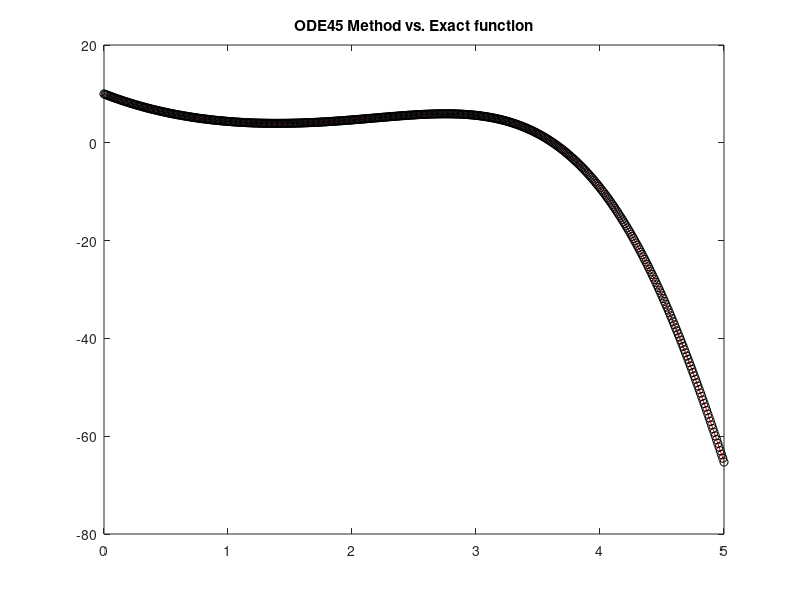
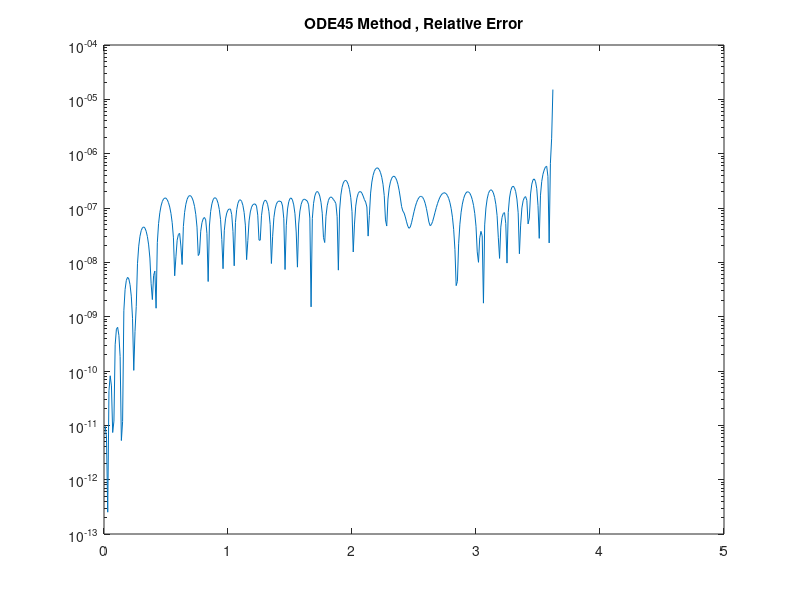

These figures' MATLAB source, in order:
            % Solving ODEs
            % Using ODE45 Solver
% clc
clear all
close all
format long

            % Defining the Problem and Exact Function
f = @(t,y) -y + exp(t) * sin(t);
yex = @(t) (51/5) * exp(-t) - 0.2 * exp(t) .* (cos(t) - 2*sin(t));

y0 = 10;
T = 5;


options_ode45 = odeset('RelTol', 10e-7, 'MaxStep',0.01);
[tn, un] = ode45 (f, [0: 0.01: 5], 10, options_ode45);

tmesh = [0: 0.01: T]';
            % Plotting ODE45 Method approximation vs the Exact answer
figure(5)
tmesh = [0: 0.01: T]';
plot(tmesh,yex(tmesh),'r',tn,un,'ko')
title("ODE45 Method vs. Exact function")

            % Absolute and Relatve Errors on the Interval

abs_err_ODE45 = abs( yex(tn) - un );
rel_err_ODE45 = abs_err_ODE45 ./ yex(tn);

figure(6)
semilogy(tn,rel_err_ODE45)
title("ODE45 Method , Relative Error")

            % Absolute and Relative Errors at Final Time

abs_error_endpoint_ODE45 = abs( yex(tn(end)) - un(end) )
rel_error_endpoint_ODE45 = abs( yex(tn(end)) - un(end)) / abs( yex( tn(end) ) )


            % Absolute and Relative Maximum Norm on the Interval

abs_err_Norminf_ODE45 = norm( abs_err_ODE45, inf )
rel_err_Norminf_ODE45 = norm( abs_err_ODE45, inf ) / norm( yex(tn))

%%
            % Same answer without giving Maximum time step to the 
            % ODE45 solver

            % Solving ODEs
            % Using ODE45 Solver
% clc
clear all
close all
format long

            % Defining the Problem and Exact Function
f = @(t,y) -y + exp(t) * sin(t);
yex = @(t) (51/5) * exp(-t) - 0.2 * exp(t) .* (cos(t) - 2*sin(t));

y0 = 10;
T = 5;


options_ode45 = odeset('RelTol', 10e-7); %from here I have removed 
[tn, un] = ode45 (f, [0: 0.01: 5], 10, options_ode45);

tmesh = [0: 0.01: T]';
            % Plotting ODE45 Method approximation vs the Exact answer
figure(5)
tmesh = [0: 0.01: T]';
plot(tmesh,yex(tmesh),'r',tn,un,'ko')
title("ODE45 Method vs. Exact function")

            % Absolute and Relatve Errors on the Interval

abs_err_ODE45 = abs( yex(tn) - un );
rel_err_ODE45 = abs_err_ODE45 ./ yex(tn);

figure(6)
semilogy(tn,rel_err_ODE45)
title("ODE45 Method , Relative Error")

            % Absolute and Relative Errors at Final Time

abs_error_endpoint_ODE45 = abs( yex(tn(end)) - un(end) )
rel_error_endpoint_ODE45 = abs( yex(tn(end)) - un(end)) / abs( yex( tn(end) ) )


            % Absolute and Relative Maximum Norm on the Interval

abs_err_Norminf_ODE45 = norm( abs_err_ODE45, inf )
rel_err_Norminf_ODE45 = norm( abs_err_ODE45, inf ) / norm( yex(tn))
